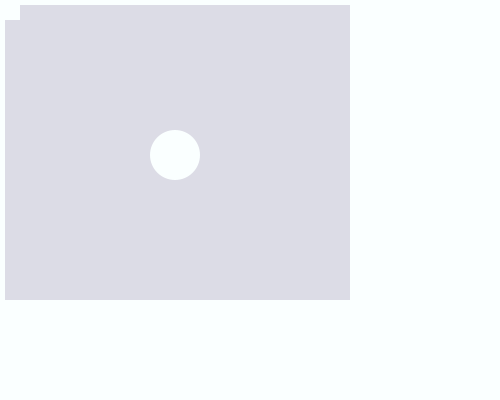
Frame 1 (no input)
Frame 60 (the mouse pressed at the canvas centre just before this capture): identical to frame 1, image omitted
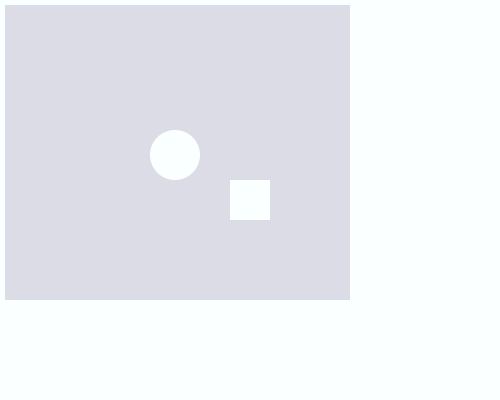
Frame 120 (the mouse held since frame 60 and released just before this capture)

The Processing sketch that drew these frames (run headless with seeded random() and noise(); from frame 60 on, the mouse is pressed at the canvas centre):

// Processing sketch: bounce
// ── bounce.pde
float elX = 70;
float elY = 20;
float elDiameter = 20;
float elDiameter1 = 50;

boolean balls = false;
boolean ball1 = false;


float elXSpeed = 3.5;
float elYSpeed = 3.5;

float lineY = 300;
float lineX = 350;


void setup() {
  size(500, 400);
  cursor(CROSS);
  ellipseMode(CENTER);
}

void draw() {
  
  
  background(220, 220, 230);
  if (balls == true) {
noStroke();
  fill(250, 250, 250, 250);
  elX += elXSpeed;

  //elY += elYSpeed;
  elY = elY + elYSpeed;
   
  ellipse(elX, elY, elDiameter, elDiameter);
  
    if ((elY > lineY) || (elY<5))  {
    // move up if you go passed the line
    elYSpeed = elYSpeed * -1;
  }  
    if ((elX > lineX) || (elX < 5)) {
    // move up if you go passed the line
    elXSpeed = elXSpeed * -1;
  } 
  } 
   fill(250, 255, 255);
noStroke();
   ellipse(175, 155, elDiameter1, elDiameter1);
   
   rect( mouseX-20, mouseY-20, 40,40);
  
      if (elY > 155 && elY< 155+elDiameter1 && elX > 175 && elX < 175+elDiameter1)  {
    // move up if you go passed the line
    elYSpeed = elYSpeed * -1;
     elXSpeed = elXSpeed * -1;
       fill(25, 255, 255);
         noStroke();
     ellipse(175, 155, elDiameter1, elDiameter1);
  } 
  
        if (elY > mouseY-20 && elY<mouseY+20 && elX >mouseX-20 && elX <mouseX+20)  {
    // move up if you go passed the line
    elYSpeed = elYSpeed * -1;
     elXSpeed = elXSpeed * -1;
       fill(250, 25, 255);
         noStroke();
    ellipse(175, 155, elDiameter1, elDiameter1);
  } 


  
  fill(250, 255, 255);
  noStroke();
  rect(0, lineY, width, 100);
  rect(lineX, 0, 200, height);
   rect(0, 0, width, 5);
  rect(0, 0, 5, height);  
  }
  
  void mousePressed() {
   if (mouseX > 150 && mouseX < 200 ) {
    if (130< mouseY && mouseY <180 ) {
        balls = true ;
         fill(20, 255, 255);
         noStroke();
        ellipse(175, 155, elDiameter1, elDiameter1);
    } else {
     balls = false ;
         noFill();
         stroke(100,100,100);
       ellipse(175, 155, elDiameter1, elDiameter1);
    }
   }
  
 

  }
